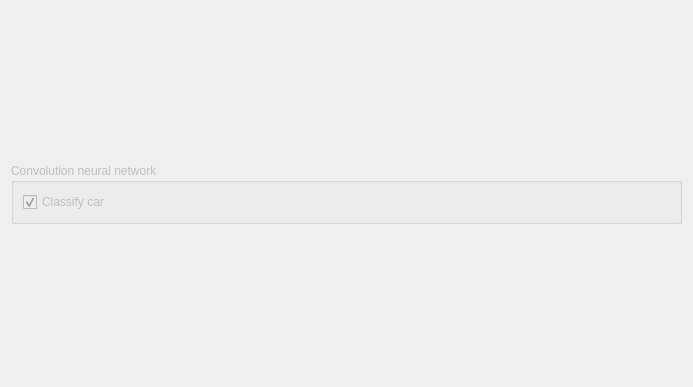
<?xml version="1.0" encoding="UTF-8"?>
<ui version="4.0">
 <class>object_classify_setting</class>
 <widget class="QWidget" name="object_classify_setting">
  <property name="geometry">
   <rect>
    <x>0</x>
    <y>0</y>
    <width>693</width>
    <height>387</height>
   </rect>
  </property>
  <property name="windowTitle">
   <string>Form</string>
  </property>
  <layout class="QHBoxLayout" name="horizontalLayout_2">
   <item>
    <widget class="QGroupBox" name="groupBox">
     <property name="enabled">
      <bool>false</bool>
     </property>
     <property name="sizePolicy">
      <sizepolicy hsizetype="Preferred" vsizetype="Maximum">
       <horstretch>0</horstretch>
       <verstretch>0</verstretch>
      </sizepolicy>
     </property>
     <property name="title">
      <string>Convolution neural network</string>
     </property>
     <layout class="QHBoxLayout" name="horizontalLayout">
      <item>
       <widget class="QCheckBox" name="checkBoxCNNClassifyCar">
        <property name="enabled">
         <bool>false</bool>
        </property>
        <property name="sizePolicy">
         <sizepolicy hsizetype="Preferred" vsizetype="Preferred">
          <horstretch>0</horstretch>
          <verstretch>0</verstretch>
         </sizepolicy>
        </property>
        <property name="text">
         <string>Classify car</string>
        </property>
        <property name="checkable">
         <bool>true</bool>
        </property>
        <property name="checked">
         <bool>true</bool>
        </property>
       </widget>
      </item>
     </layout>
    </widget>
   </item>
  </layout>
 </widget>
 <resources/>
 <connections/>
</ui>
